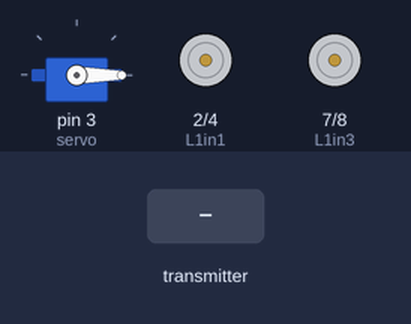
Simulated run of this sketch. Board: Arduino Uno, built with avr-gcc and run on an emulated ATmega328P. Shown: servo, motor-driver pin pairs drawn as motors (green arrow = first pin HIGH = forward, orange = second pin HIGH = backward, longer = more drive, scaled by the enable pin). The inputs (shaded band) are chosen by the test bench. No radio packets arrive unless stated.

Above: at 0.01 s.
At 1.2 s:
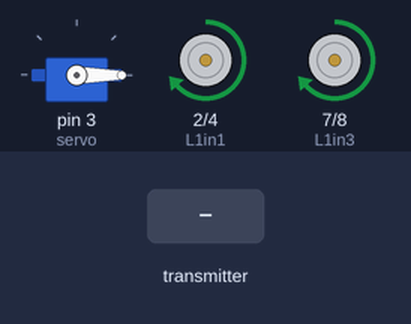
1.3 s: the transmitter starts sending msg.0 = 1
At 2.7 s:
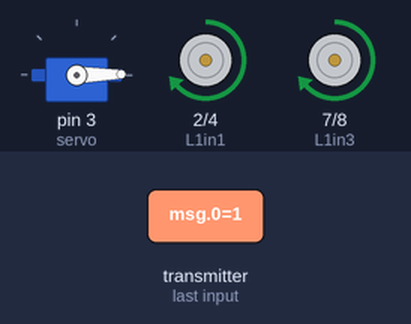
Timing chart, 0 to 4.3 s (numbered marks = the images above; inputs shaded):
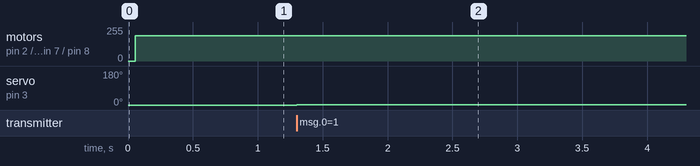

Measured:
- after the input at 1.3 s, servo on pin 3 (servo): 0° → 1° at once

The sketch:

My_reciever.ino
```cpp
/*
Authors: Maureen Sanchez, Alondra Rodriguez, Elmer Ramirez
Purpose: Create an Arduino RC Duck to compete in Arroyo Seco Duck Race 2022
Objective: Recieve the signals from transmitter arduino so it can carry out the commands given.
*/

#include <Servo.h>
#include <SPI.h>
#include "RF24.h"

Servo servo;
RF24 radio(9,10);
const uint64_t address = 0xF0F0F0F000LL;
int msg[1];
int data;
int pos;
const int speed = 190;

// L1 is motor driver for motors 1 & 2
const int L1in1 = 2; // direction motor 1 pin 1
const int L1in2 = 4; // direction motor 1 pin 2
const int L1ena = 5; // PWM pin to change speed of motor 1

const int L1in3 = 7; // direction motor 2 & 3 pin 1
const int L1in4 = 8; // direction motor 2 & 3 pin 2
const int L1enb = 6; // PWM pin to change speed of motor 2

const int L1in5 = 7; // direction motor 3 pin 1
const int L1in6 = 8; // direction motor 3 pin 2
//const int L1ena = 6; // PWM pin to change speed of motor 3
/*
const int L2in7 = 2; // direction motor 4 pin 1
const int L2in8 = 4; // direction motor 4 pin 2
const int L2enb = 6; // PWM pin to change speed for motor 4
*/

void setup() {
  pinMode(L1in1, OUTPUT); //motor 1
  pinMode(L1in2, OUTPUT); //motor 1
  pinMode(L1ena, OUTPUT); //motor 1

  pinMode(L1in3, OUTPUT); //motor 2
  pinMode(L1in4, OUTPUT); //motor 2
  pinMode(L1enb, OUTPUT); //motor 2

  servo.attach(3); //attachs the pin the servo is connected to
  servo.write(0); //sets servo to midpoint
  delay(50); //delays the start of the radio module so the servo has time to be connected to module

  radio.begin(); //starts the radio module
  radio.openReadingPipe(1, address); //opens connections between the radio modules
  radio.startListening(); //reciever begins waiting for commands from transmitter Arduino
}

void loop() {
  if (radio.available()){ //checks to see if radio is able to connect
    radio.read(msg,1); //if so start recieving messages to perform
  }
  data = msg[0];
  pos = map(data, 0, 126, 0, 180); //changes values from joystick into values that fit the servo range
  servo.write(pos);

  //controlling speed of motors
  analogWrite(L1ena, speed); //sets motor speed to 75% potential
  analogWrite(L1enb, speed); //sets motor speed to 75% potential

  //setting direction of motors
  digitalWrite(L1in1, HIGH);
  digitalWrite(L1in2, LOW);
  digitalWrite(L1in3, HIGH);
  digitalWrite(L1in4, LOW);
}
```
